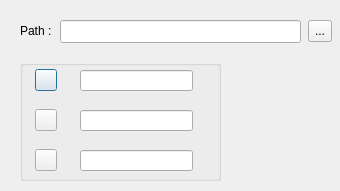
<?xml version="1.0" encoding="UTF-8"?>
<ui version="4.0">
 <class>Label</class>
 <widget class="QDialog" name="Label">
  <property name="geometry">
   <rect>
    <x>0</x>
    <y>0</y>
    <width>340</width>
    <height>191</height>
   </rect>
  </property>
  <property name="windowTitle">
   <string>Dialog</string>
  </property>
  <widget class="QLabel" name="Path_label">
   <property name="geometry">
    <rect>
     <x>20</x>
     <y>20</y>
     <width>41</width>
     <height>21</height>
    </rect>
   </property>
   <property name="maximumSize">
    <size>
     <width>41</width>
     <height>21</height>
    </size>
   </property>
   <property name="text">
    <string>Path :</string>
   </property>
  </widget>
  <widget class="QLineEdit" name="Path_line">
   <property name="geometry">
    <rect>
     <x>60</x>
     <y>20</y>
     <width>241</width>
     <height>23</height>
    </rect>
   </property>
   <property name="maximumSize">
    <size>
     <width>16777215</width>
     <height>16777215</height>
    </size>
   </property>
   <property name="text">
    <string/>
   </property>
  </widget>
  <widget class="QToolButton" name="toolButton">
   <property name="geometry">
    <rect>
     <x>308</x>
     <y>20</y>
     <width>24</width>
     <height>22</height>
    </rect>
   </property>
   <property name="maximumSize">
    <size>
     <width>16777215</width>
     <height>16777215</height>
    </size>
   </property>
   <property name="text">
    <string>...</string>
   </property>
  </widget>
  <widget class="QGroupBox" name="groupBox">
   <property name="geometry">
    <rect>
     <x>20</x>
     <y>60</y>
     <width>201</width>
     <height>121</height>
    </rect>
   </property>
   <property name="title">
    <string/>
   </property>
   <widget class="QPushButton" name="Green">
    <property name="geometry">
     <rect>
      <x>15</x>
      <y>9</y>
      <width>22</width>
      <height>22</height>
     </rect>
    </property>
    <property name="maximumSize">
     <size>
      <width>16777215</width>
      <height>16777215</height>
     </size>
    </property>
    <property name="autoFillBackground">
     <bool>true</bool>
    </property>
    <property name="styleSheet">
     <string notr="true"/>
    </property>
    <property name="text">
     <string/>
    </property>
   </widget>
   <widget class="QPushButton" name="Blue">
    <property name="geometry">
     <rect>
      <x>15</x>
      <y>89</y>
      <width>22</width>
      <height>22</height>
     </rect>
    </property>
    <property name="maximumSize">
     <size>
      <width>16777215</width>
      <height>16777215</height>
     </size>
    </property>
    <property name="acceptDrops">
     <bool>false</bool>
    </property>
    <property name="autoFillBackground">
     <bool>true</bool>
    </property>
    <property name="text">
     <string/>
    </property>
   </widget>
   <widget class="QLineEdit" name="Green_line">
    <property name="geometry">
     <rect>
      <x>60</x>
      <y>10</y>
      <width>113</width>
      <height>21</height>
     </rect>
    </property>
    <property name="maximumSize">
     <size>
      <width>16777215</width>
      <height>21</height>
     </size>
    </property>
   </widget>
   <widget class="QPushButton" name="Yellow">
    <property name="geometry">
     <rect>
      <x>15</x>
      <y>49</y>
      <width>22</width>
      <height>22</height>
     </rect>
    </property>
    <property name="maximumSize">
     <size>
      <width>16777215</width>
      <height>16777215</height>
     </size>
    </property>
    <property name="autoFillBackground">
     <bool>true</bool>
    </property>
    <property name="text">
     <string/>
    </property>
   </widget>
   <widget class="QLineEdit" name="Blue_line">
    <property name="geometry">
     <rect>
      <x>60</x>
      <y>90</y>
      <width>113</width>
      <height>21</height>
     </rect>
    </property>
    <property name="maximumSize">
     <size>
      <width>16777215</width>
      <height>21</height>
     </size>
    </property>
   </widget>
   <widget class="QLineEdit" name="Yellow_line">
    <property name="geometry">
     <rect>
      <x>60</x>
      <y>50</y>
      <width>113</width>
      <height>21</height>
     </rect>
    </property>
    <property name="maximumSize">
     <size>
      <width>16777215</width>
      <height>21</height>
     </size>
    </property>
   </widget>
  </widget>
 </widget>
 <resources/>
 <connections/>
</ui>
